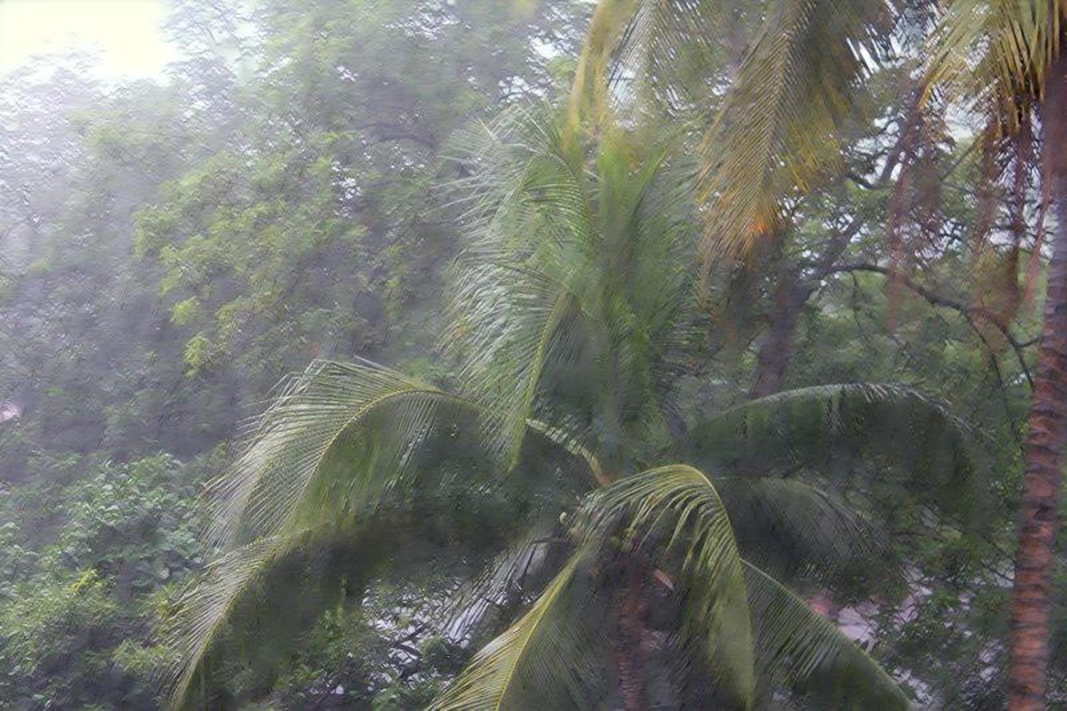
#> input picture srr_temp/test_bicubic.jpg, 3200 x 2132 px (shown at 1/3 size)
$ python -i defog_v2.py   (imports and definitions only)
#> lines starting #> are read from the running program, lines starting #| are printed output that depends on the picture
import cv2
import numpy as np

# 导向滤波（待研究）
def guided_filter(I,p,win_size,eps):

    mean_I = cv2.blur(I,(win_size,win_size))
    mean_p = cv2.blur(p,(win_size,win_size))

    corr_I = cv2.blur(I*I,(win_size,win_size))
    corr_Ip = cv2.blur(I*p,(win_size,win_size))

    var_I = corr_I-mean_I*mean_I
    cov_Ip = corr_Ip - mean_I*mean_p

    a = cov_Ip/(var_I+eps)
    b = mean_p-a*mean_I

    mean_a = cv2.blur(a,(win_size,win_size))
    mean_b = cv2.blur(b,(win_size,win_size))

    q = mean_a*I + mean_b
    return q

def get_min_channel(img):
    return np.min(img,axis=2)

def min_filter(img,r):
    kernel = np.ones((2*r-1,2*r-1))
    return cv2.erode(img,kernel)    # 最小值滤波器，可用腐蚀替代

def get_A(img_haze,dark_channel,bins_l):

    hist,bins = np.histogram(dark_channel,bins=bins_l)  # 得到直方图
    d = np.cumsum(hist)/float(dark_channel.size)    # 累加
    threshold=0

    # 设定一个阈值（220，归一化后的值约为0.86）
    MAX_A = 0.86
    for i in range(bins_l-1,0,-1):
        if d[i]<=0.999:
            threshold=i
            break
    A = img_haze[dark_channel>=bins[threshold]].mean()

    # 设定一个阈值（220，归一化后的值约为0.86），防止全局大气光值过大（255）
    if A >= MAX_A:
        A = MAX_A
    # 候选区域可视化
    show  = np.copy(img_haze)
    show[dark_channel>=bins[threshold]] = 0,0,255
    return A

def get_t(img_haze,A,t0=0.1,w=0.95):
    out = get_min_channel(img_haze)
    out = min_filter(out,r=7)
    t = 1-w*out/A   # 需要乘上一系数w，为远处的物体保留少量的雾
    t = np.clip(t,t0,1) # 论文提到t(x)趋于0容易产生噪声，所以设置一最小值0.1
    return t

def deFogging(input_img):
    I = input_img/255.0
    dark_channel = get_min_channel(I)
    dark_channel_1 = min_filter(dark_channel,r=7)

    A = get_A(I,dark_channel_1,bins_l=2000)

    t = get_t(I,A)
    t = guided_filter(dark_channel,t,81,0.001)
    t = t[:,:,np.newaxis].repeat(3,axis=2)  # 升维至(r,w,3)

    J = (I-A)/t +A

    J = np.clip(J,0,1)
    J = J*255
    J =np.uint8(J)

    output_img = J

    return output_img

>>> import cv2
>>> picture = cv2.imread('../srr_temp/test_bicubic.jpg')
#> picture is the input picture: shape (2132, 3200, 3); mean B, G, R 111.8, 117.9, 115.6
>>> result = deFogging(picture)
#> in min_filter, `return cv2.erode(img,kernel)`:
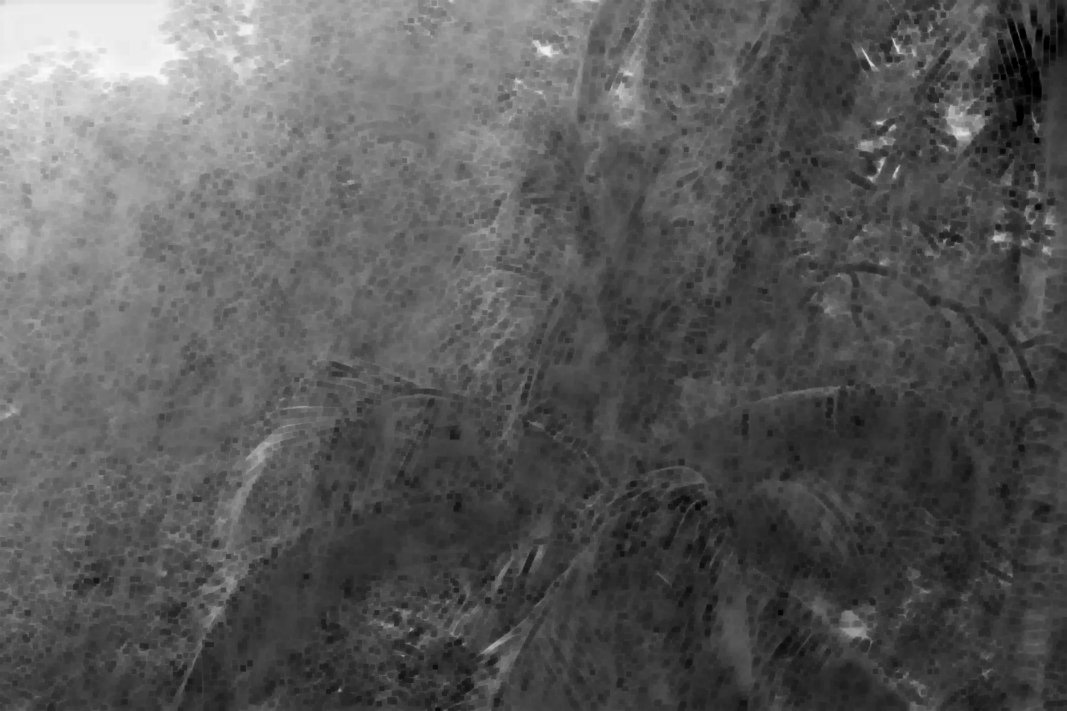
#> returned value: shape (2132, 3200) float64 (shown at 1/3 size); min 0, max 0.984, mean 0.348
#> in get_A, `hist,bins = np.histogram(dark_channel,bins=bins_l)`: hist = 2000 values, max 108893 at index 494, min 0 at index 1, mean 3411.2; bins = 2001 values from 0 to 0.984
#> in get_A, `d = np.cumsum(hist)/float(dark_channel.size)`: d = 2000 values from 0.000904 to 1
#> in get_A, `A = img_haze[dark_channel>=bins[threshold]].mean()`: A = 0.986
#> in get_A, `show[dark_channel>=bins[threshold]] = 0,0,255`:
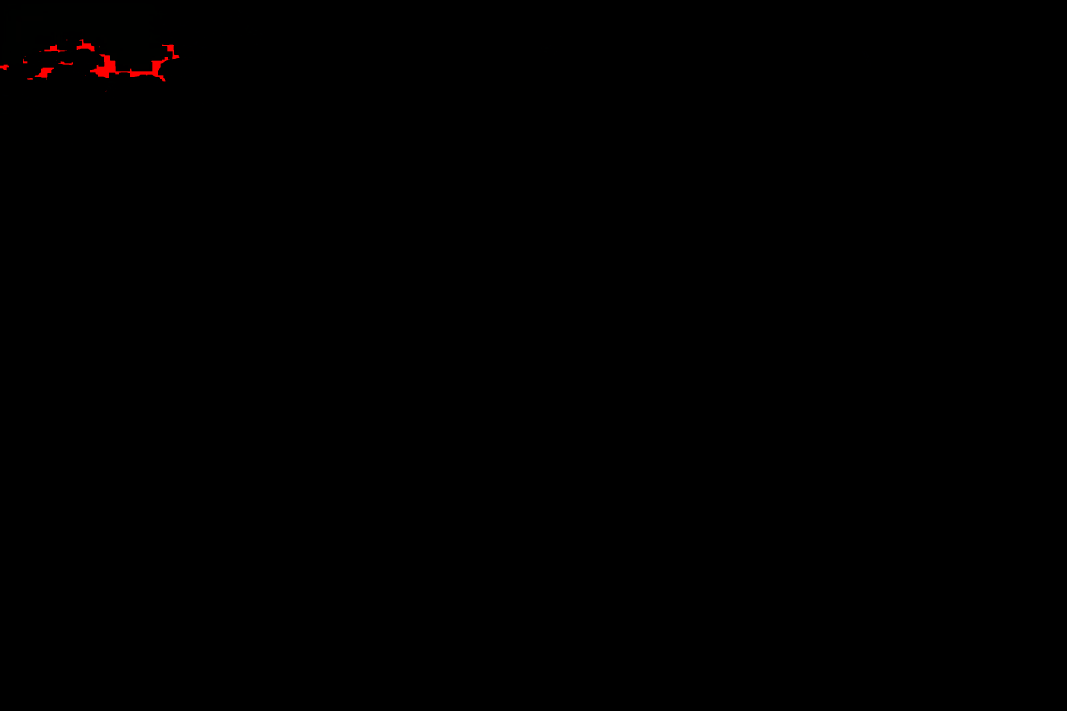
#> show: shape (2132, 3200, 3) float64 (shown at 1/3 size); mean B, G, R 0.4, 0.5, 0.8
#> in deFogging, `A = get_A(I,dark_channel_1,bins_l=2000)`: A = 0.86
#> in guided_filter, `mean_a = cv2.blur(a,(win_size,win_size))`:
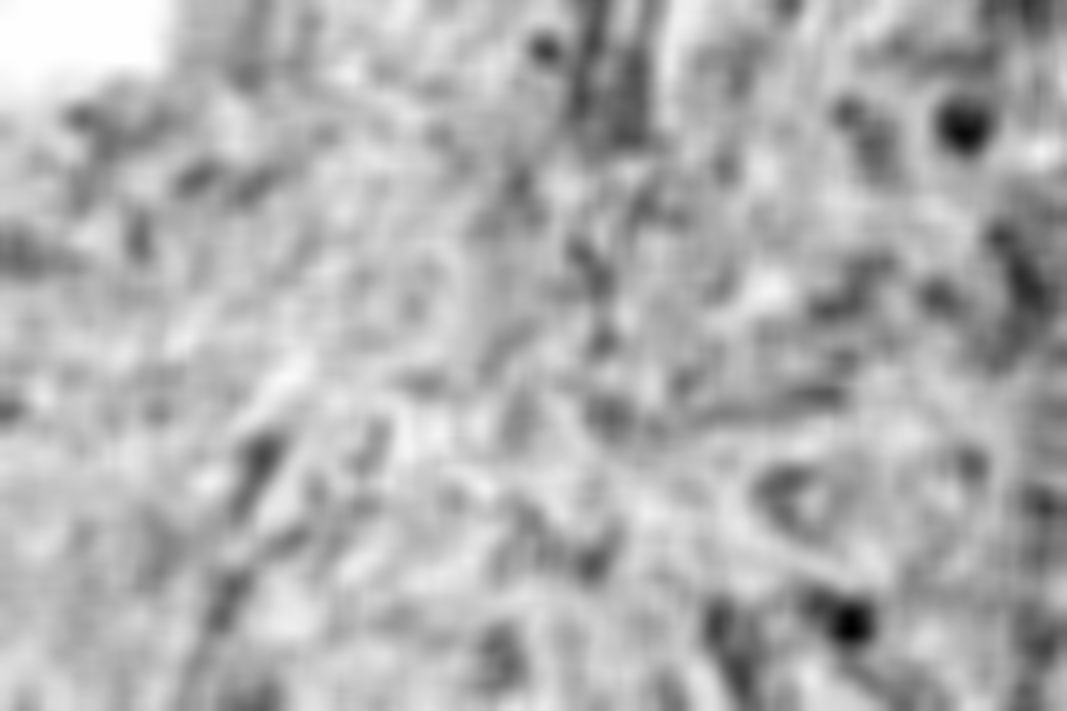
#> mean_a: shape (2132, 3200) float64 (shown at 1/3 size); min -0.87, max 7.09e-07, mean -0.272; drawn with min black and max white
#> in guided_filter, `mean_b = cv2.blur(b,(win_size,win_size))`:
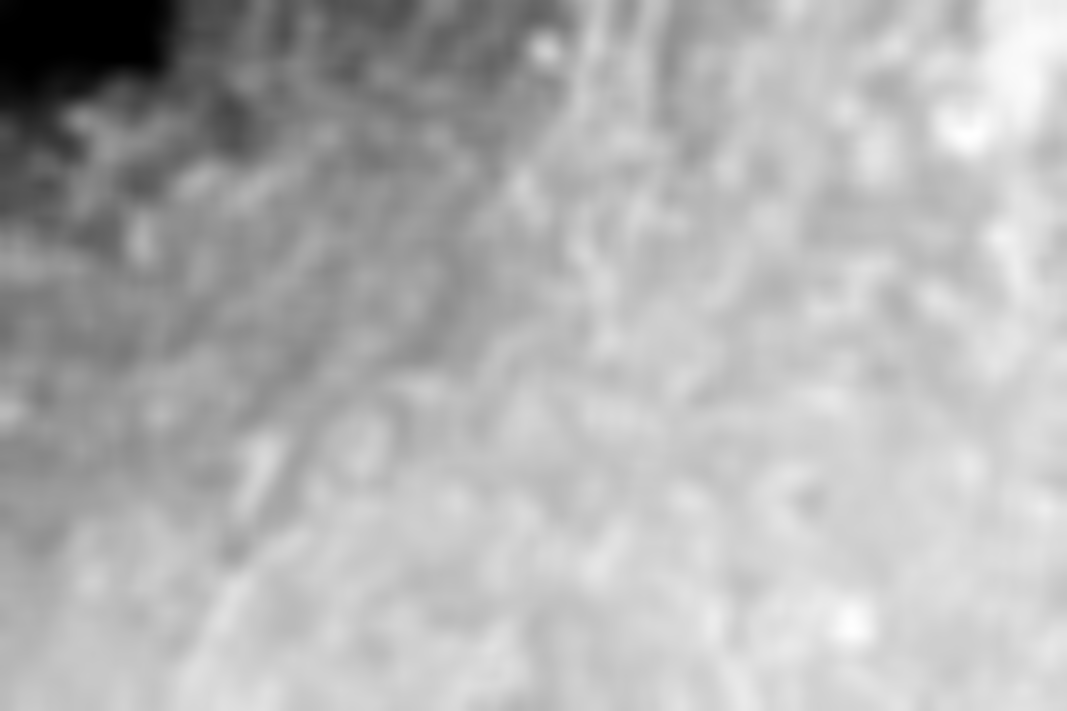
#> mean_b: shape (2132, 3200) float64 (shown at 1/3 size); min 0.1, max 1, mean 0.731; drawn with min black and max white
#> in deFogging, `J = np.clip(J,0,1)`:
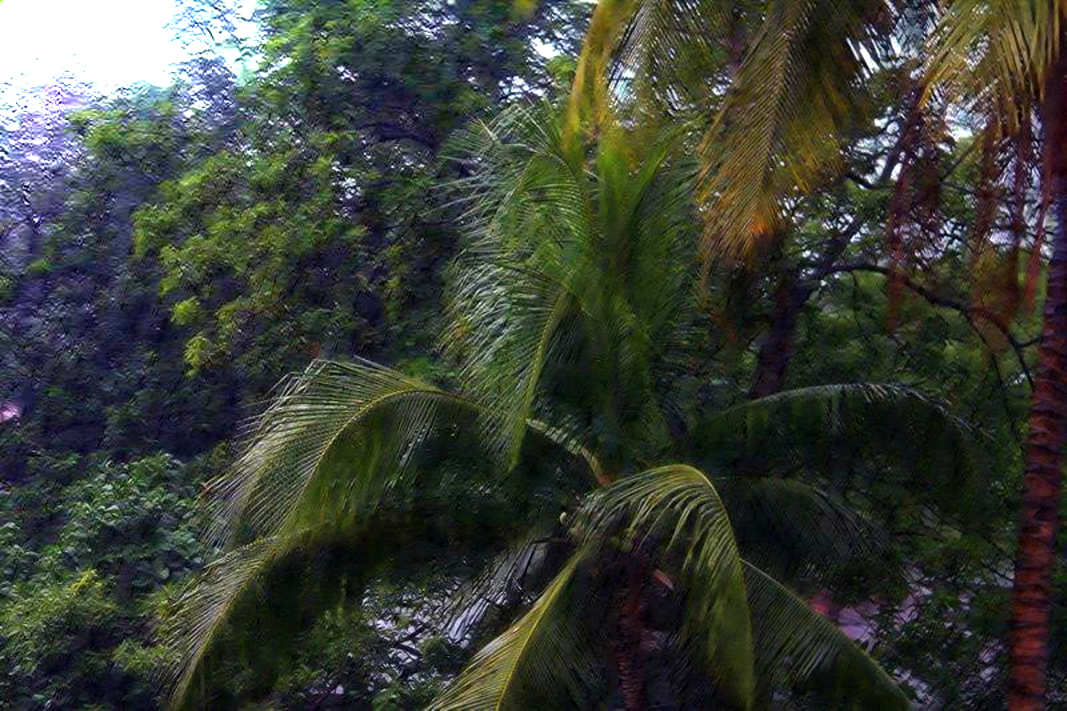
#> J: shape (2132, 3200, 3) float64 (shown at 1/3 size); mean B, G, R 0.22, 0.252, 0.235
